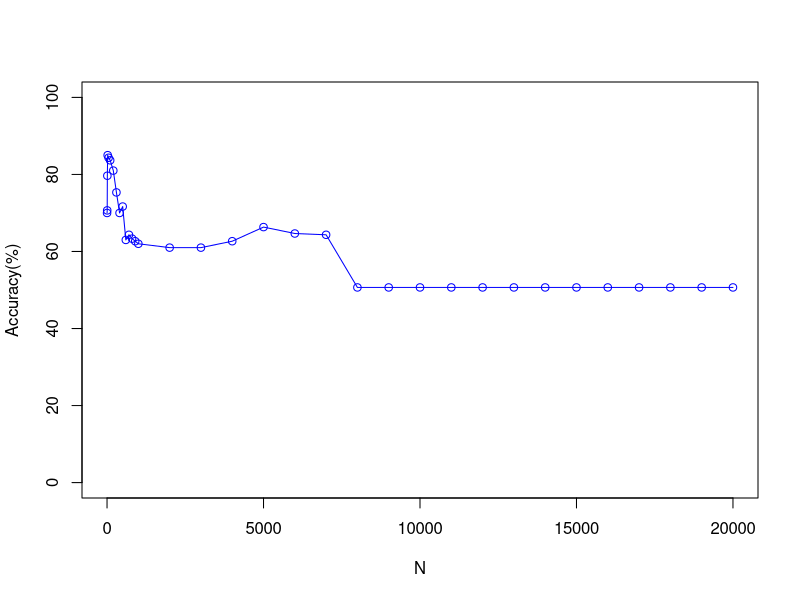

Generate this figure with R:
# Author : G Asish Kumar*/
# Description: Plot that shows the comparison of Accuracy vs No of Top features Selected for 
# 			   Pearson having K=2 and With Out Normalisation of the features 

 x <- c(1, 5, 10, 20, 50, 100, 200, 300, 400, 500, 600, 700, 800, 900, 1000, 2000, 3000, 4000, 5000, 6000, 7000, 8000, 9000, 10000, 11000, 12000, 13000, 14000, 15000, 16000, 17000, 18000, 19000, 20000)
 y <- c(70,
70.66666667,
79.66666667,
85,
84.33333333,
83.66666667,
81,
75.33333333,
70,
71.66666667,
63,
64.33333333,
63.33333333,
62.66666667,
62,
61,
61,
62.66666667,
66.33333333,
64.66666667,
64.33333333,
50.66666667,
50.66666667,
50.66666667,
50.66666667,
50.66666667,
50.66666667,
50.66666667,
50.66666667,
50.66666667,
50.66666667,
50.66666667,
50.66666667,
50.66666667)
 plot(x, y, type='o', pch=1, col="blue", xlab="N", ylab="Accuracy(%)", ylim=c(0, 100), xlim=c(0,20000))